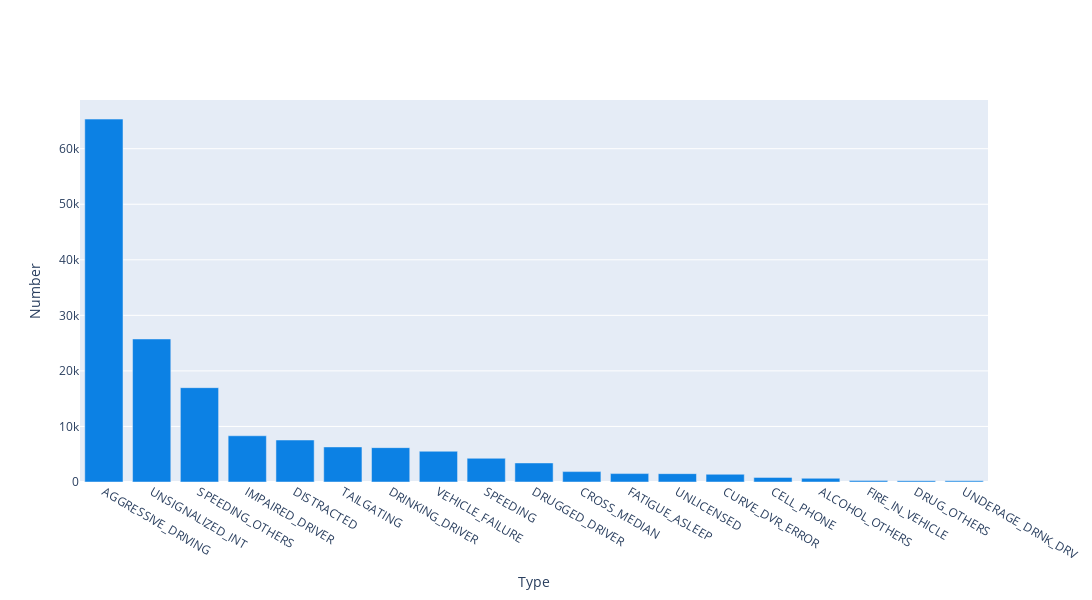

Here is the notebook cell this chart was saved with:
### Code cell
temp = (causes_counts.sort_values(ascending=False))

x = temp.index
y = temp.values

layout = go.Layout(
    xaxis = {'title': 'Type'},
    yaxis = {'title': 'Number'},
    legend = {'orientation': 'h', 'x': 0, 'y': 1.075},
    width = 1500,
    height = 600,) 
    
fig = go.Figure(
    layout=layout,
    data=[
        go.Bar(
            x = x, 
            y = y, 
            #name = 'Original Data',
            marker={'color': color_set[1]}
        ),])
    

fig.show()

### Figure 1 — Plotly figure (JSON) as saved in the notebook; plotly's stock layout.template omitted (floating-point values rounded to 4 significant figures)
{"data": [{"marker": {"color": "#0c81e4"}, "type": "bar", "x": ["AGGRESSIVE_DRIVING", "UNSIGNALIZED_INT", "SPEEDING_OTHERS", "IMPAIRED_DRIVER", "DISTRACTED", "TAILGATING", "DRINKING_DRIVER", "VEHICLE_FAILURE", "SPEEDING", "DRUGGED_DRIVER", "CROSS_MEDIAN", "FATIGUE_ASLEEP", "UNLICENSED", "CURVE_DVR_ERROR", "CELL_PHONE", "ALCOHOL_OTHERS", "FIRE_IN_VEHICLE", "DRUG_OTHERS", "UNDERAGE_DRNK_DRV"], "y": [65329, 25748, 16982, 8320, 7559, 6313, 6186, 5538, 4268, 3432, 1872, 1516, 1504, 1389, 831, 668, 252, 231, 209]}], "layout": {"height": 600, "legend": {"orientation": "h", "x": 0, "y": 1.075}, "width": 1500, "xaxis": {"title": {"text": "Type"}}, "yaxis": {"title": {"text": "Number"}}}}
